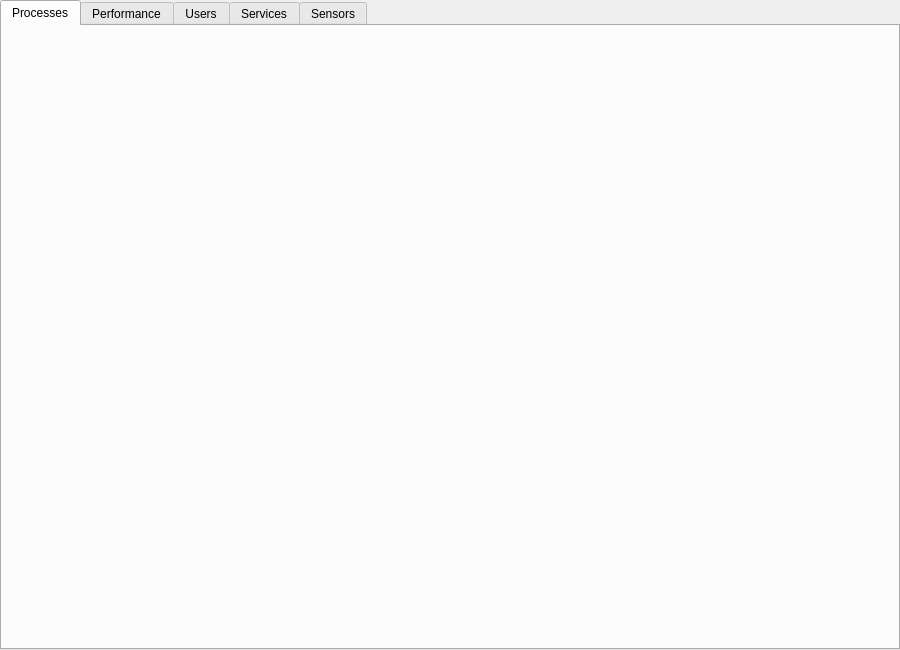
<?xml version="1.0" encoding="UTF-8"?>
<ui version="4.0">
 <class>MainWindow</class>
 <widget class="QMainWindow" name="MainWindow">
  <property name="geometry">
   <rect>
    <x>0</x>
    <y>0</y>
    <width>900</width>
    <height>650</height>
   </rect>
  </property>
  <property name="windowTitle">
   <string>Tux Manager</string>
  </property>
  <widget class="QWidget" name="centralwidget">
   <layout class="QVBoxLayout" name="verticalLayout">
    <property name="leftMargin">
     <number>0</number>
    </property>
    <property name="topMargin">
     <number>0</number>
    </property>
    <property name="rightMargin">
     <number>0</number>
    </property>
    <property name="bottomMargin">
     <number>0</number>
    </property>
    <item>
     <widget class="QTabWidget" name="tabWidget">
      <property name="currentIndex">
       <number>0</number>
      </property>
      <widget class="QWidget" name="processesTab">
       <attribute name="title">
        <string>Processes</string>
       </attribute>
       <layout class="QVBoxLayout" name="processesLayout">
        <property name="leftMargin">
         <number>0</number>
        </property>
        <property name="topMargin">
         <number>0</number>
        </property>
        <property name="rightMargin">
         <number>0</number>
        </property>
        <property name="bottomMargin">
         <number>0</number>
        </property>
       </layout>
      </widget>
      <widget class="QWidget" name="performanceTab">
       <attribute name="title">
        <string>Performance</string>
       </attribute>
       <layout class="QVBoxLayout" name="performanceLayout">
        <property name="leftMargin">
         <number>0</number>
        </property>
        <property name="topMargin">
         <number>0</number>
        </property>
        <property name="rightMargin">
         <number>0</number>
        </property>
        <property name="bottomMargin">
         <number>0</number>
        </property>
       </layout>
      </widget>
      <widget class="QWidget" name="usersTab">
       <attribute name="title">
        <string>Users</string>
       </attribute>
       <layout class="QVBoxLayout" name="usersLayout">
        <property name="leftMargin">
         <number>0</number>
        </property>
        <property name="topMargin">
         <number>0</number>
        </property>
        <property name="rightMargin">
         <number>0</number>
        </property>
        <property name="bottomMargin">
         <number>0</number>
        </property>
       </layout>
      </widget>
      <widget class="QWidget" name="servicesTab">
       <attribute name="title">
        <string>Services</string>
       </attribute>
       <layout class="QVBoxLayout" name="servicesLayout">
        <property name="leftMargin">
         <number>0</number>
        </property>
        <property name="topMargin">
         <number>0</number>
        </property>
        <property name="rightMargin">
         <number>0</number>
        </property>
        <property name="bottomMargin">
         <number>0</number>
        </property>
       </layout>
      </widget>
      <widget class="QWidget" name="sensorsTab">
       <attribute name="title">
        <string>Sensors</string>
       </attribute>
       <layout class="QVBoxLayout" name="sensorsLayout">
        <property name="leftMargin">
         <number>0</number>
        </property>
        <property name="topMargin">
         <number>0</number>
        </property>
        <property name="rightMargin">
         <number>0</number>
        </property>
        <property name="bottomMargin">
         <number>0</number>
        </property>
       </layout>
      </widget>
     </widget>
    </item>
   </layout>
  </widget>
  <widget class="QMenuBar" name="menubar">
   <property name="geometry">
    <rect>
     <x>0</x>
     <y>0</y>
     <width>900</width>
     <height>37</height>
    </rect>
   </property>
  </widget>
 </widget>
 <resources/>
 <connections/>
</ui>
